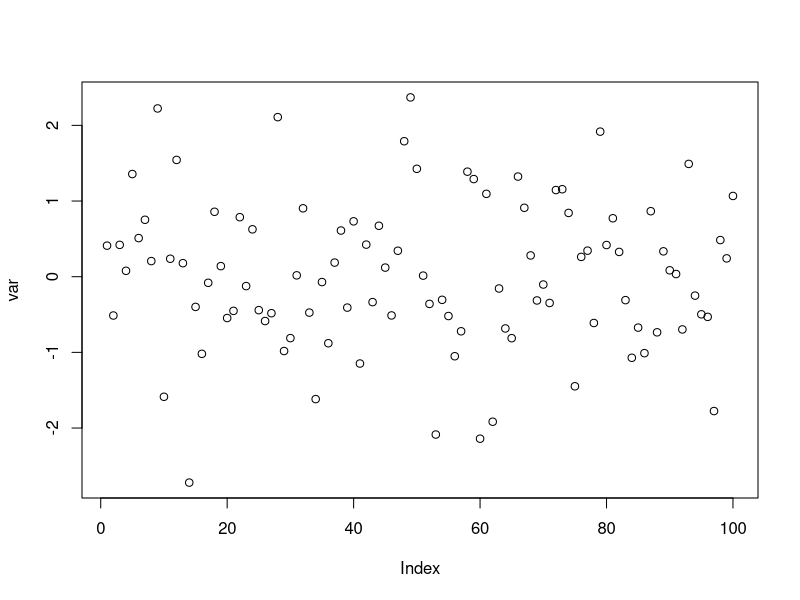
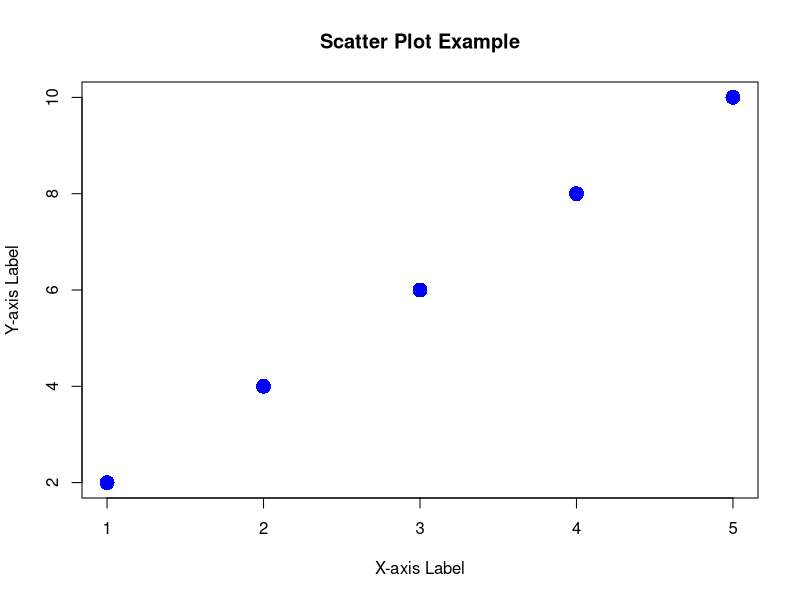
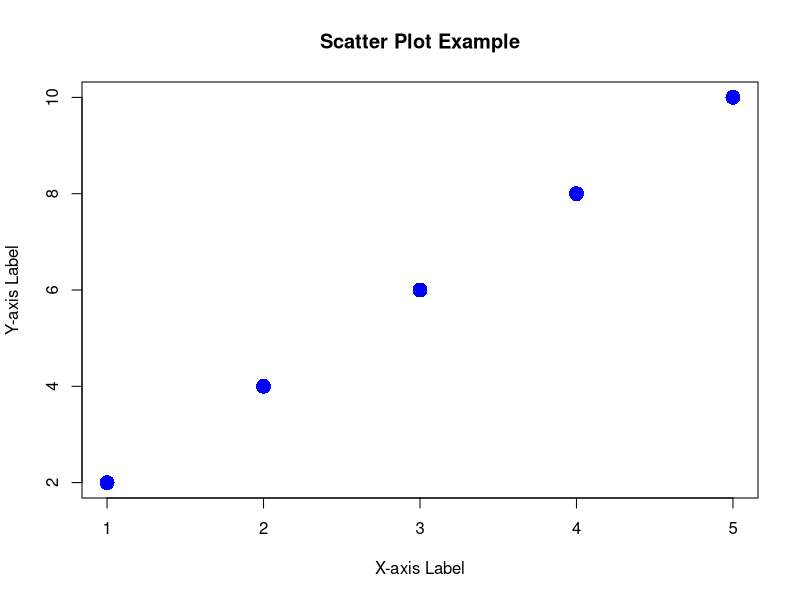
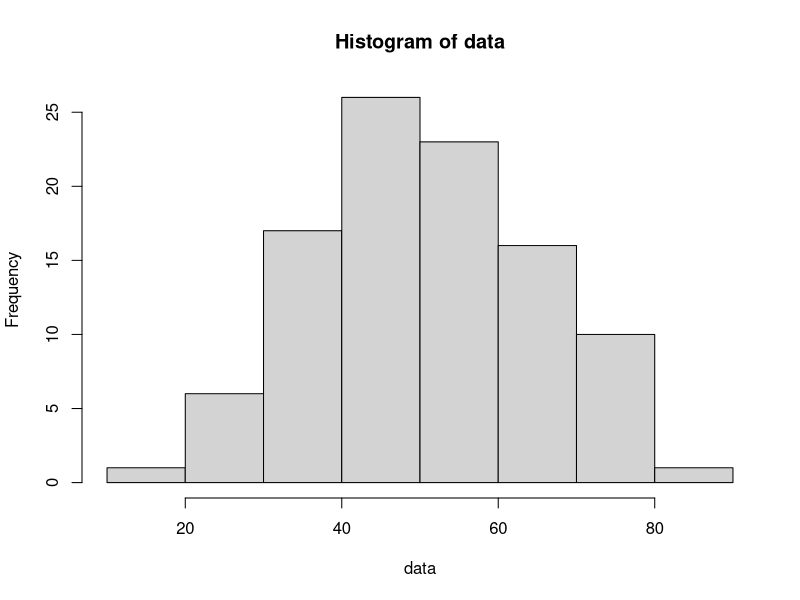

Recreate these plots in R, in order.
## ---- chunk 1
if(!require(fontawesome)){
  install.packages('fontawesome')
  library(fontawesome)
}
if(!require(rsvg)){
  install.packages('rsvg')
  library(rsvg)
}
## ---- chunk 2
var <- rnorm(100)
## ---- chunk 3
plot(var)
## ---- chunk 4
# Sample data
x <- c(1, 2, 3, 4, 5)
y <- c(2, 4, 6, 8, 10)
# Create a scatter plot using Base R plot function
plot(x, y,  type = "p", col = "blue", pch = 16, cex = 2, xlab = "X-axis Label",  ylab = "Y-axis Label",  main = "Scatter Plot Example" )
## ---- chunk 5
# Sample data
x <- c(1, 2, 3, 4, 5)
y <- c(2, 4, 6, 8, 10)
# Create a scatter plot using Base R plot function
plot(x, y,  type = "p", col = "blue", pch = 16, cex = 2, xlab = "X-axis Label",  ylab = "Y-axis Label",  main = "Scatter Plot Example" )
## ---- chunk 6
data <- rnorm(100, 50, 15)
hist(data)
